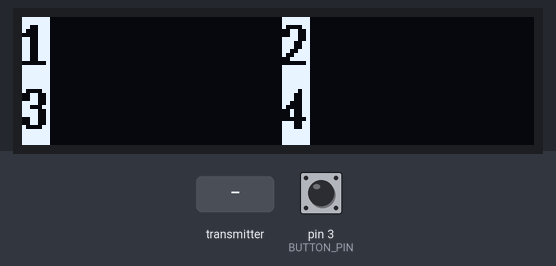
The sketch below on a simulated Arduino Nano, built with avr-gcc and run on an emulated ATmega328P. Shown: 128×32 one-colour display. Inputs (shaded band) come from the test bench; at power-on: pin 3 (BUTTON_PIN) HIGH. No radio packets arrive unless stated.

Above: at 6.3 s.
6.4 s: the transmitter starts sending stat = 0
At 7.0 s:
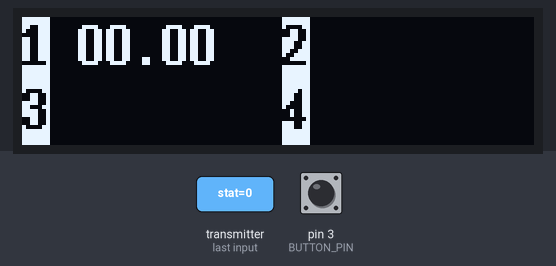
7.9 s: pin 3 (BUTTON_PIN) pulled LOW for 0.15 s
At 8.5 s:
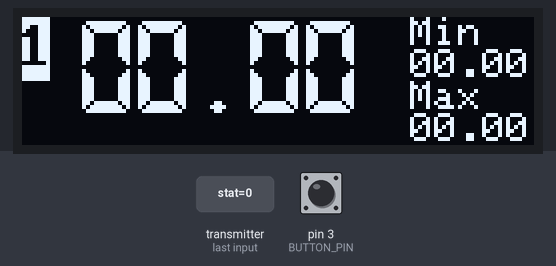
9.5 s: the transmitter starts sending vddValue = 256
At 10.1 s:
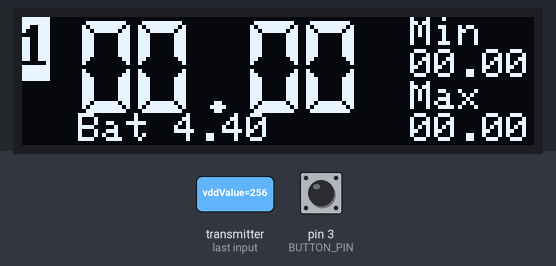
12.5 s: the transmitter starts sending stat = 255
At 13.5 s:
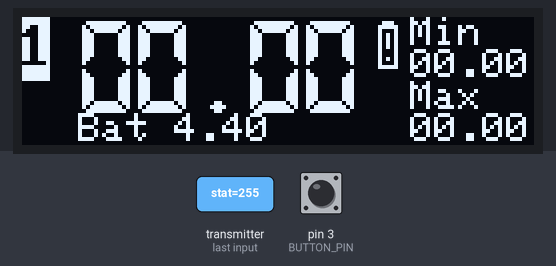
14.1 s: pin 3 (BUTTON_PIN) pulled LOW for 1 s
At 15.3 s:
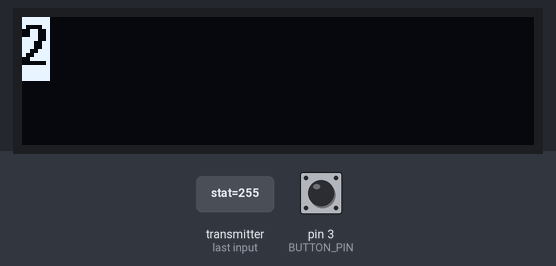
16.6 s: pin 3 (BUTTON_PIN) pulsed LOW 5 times (0.12 s each, 0.3 s apart)
At 17.42 s:
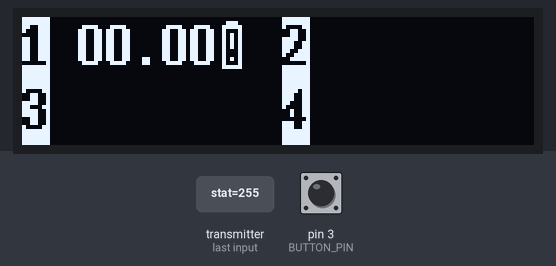
Timing chart, 0 to 19.6 s (numbered marks = the images above; inputs shaded):
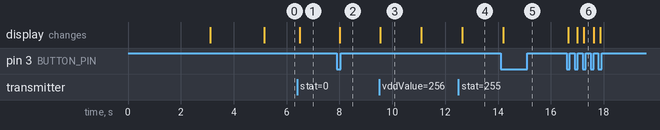

Measured:
- after the input at 6.4 s, the display: changes after 0.10 s (image 1)
- after the input at 7.9 s, the display: changes after 0.11 s (image 2)
- after the input at 9.5 s, the display: changes after 0.05 s (image 3)
- after the input at 12.5 s, the display: changes after 0.15 s (image 4)
- after the input at 14.1 s, the display: changes after 0.10 s (image 5)
- after the input at 16.6 s, the display: first changes after 0.06 s (image 6 shows a later state)
- what the display in image 3 shows lasts 1.5 s, from 9.6 s to 11.1 s

The sketch:

Multi-channel_wireless_voltmeter_display.ino
```cpp
// (licence header left out)
#include <SPI.h>
#include "RF24.h"
#include <Wire.h>                   //for I2C
#include "SSD1306Ascii.h"           //no graphics library for small size
#include "SSD1306AsciiWire.h"
#include "MyFonts.h"                //modified X11fixed7x14B font with low battery chars 126, 127
                                    // and lost signal char 96

/*
 * Options to set
 */
#define LOST_INPUT_TIMEOUT  5000    //in ms
#define NOISE_FILTER true           //reduce jitter in diplayed voltage
#define SHOW_VDD true               //display Vdd in single view?
#define VDD_DISPLAY_DURATION 3000   //ms. Time to display Vdd in single view
#define BUTTON_PIN 3                //input - needs internal pullup
#define LOOP_TIME 100               //ms. How often to poll receiver and update display
#define CHANNELS 4                  //no of voltage channels shown. Limited by 128x32 display
#define HELLO_STR "Voltage monitor "
#define VERSION_STR "0.6"
#define TX_POWER RF24_PA_MIN        //use _MIN, _HIGH or _MAX
const uint8_t RadioChannel = 119;   //0-124. UK Wifi does not use higher channels.

#define STAT_VDD_CRITICAL_bm 1 << 0
#define STAT_VDD_LOW_bm 1 << 1
#define STAT_NOINPUT (uint16_t) 0xFFFF  //means no input yet. Set by receiver
#define FULL_SCALE 32768            //received int, not sender's ADC
#define OVER_RANGE_VAL 32767        //max +ve val
#define NEGATIVE_V_VAL -32768       //max -ve val
int16_t NoiseTolerance = 32;        //one LSB if 10-bit ADC in transmitter
                                    //pipes for each Tx. Addrs can only differ in firstAddrs can
                                    // only differ in first char due to NRF24L01+ limitation
byte addressOfSender[][6] = {"1Sndr", "2Sndr", "3Sndr", "4Sndr", "5Sndr"};
byte addressOfMe[][6]     = {"1Disp", "2Disp", "3Disp", "4Disp", "5Disp"}; //display chan in each pipe
const float VddReference  = 1.1;     //used to calc Vdd = SenderADCfullScale*VddReference/vddValue
const int SenderADCfullScale = 1023; //used to calc Vdd
#define SUMMARY 0                   //display mode that shows all channels. Other modes are channel
                                    //no 1 to CHANNELS which show a single channel
/*
 * Hardware configuration: nRF24L01+ uses SPI pins + the two below
 */
RF24 radio(10, 8);   //CE, CSN
/*
 * OLED setup and screen formats
 */
#define I2C_ADDRESS 0x3C            //OLED: 0X3C+SA0 - 0x3C or 0x3D
SSD1306AsciiWire oled;
#define MAIN_FONT   X11fixed7x14B_with_low_battery
#define SMALL_FONT  Adafruit5x7
#define MEDIUM_NUMBERS_FONT lcdnums14x24
const char LostSignal = 96;     //custome font character nos
const char BatteryEmpty = 126;
const char BatteryLow = 127;
/*
 * text positions on oled: Summary view
 */
const uint8_t  Vcol[] = { 0, 7 * 9 + 2, 0, 7 * 9 + 2} ; //pixels to print fields for each channel
                                                        //7x14 font + 2 pels for 2nd col
const uint8_t  Vrow[] = { 0, 0, 2, 2} ;                 //8 pix units
/*
 * text positions on oled: Single channel view
 */
const uint8_t  MinTextCursor[2]             = {97, 0};  //rows in pixels, cols in 8 pixels units
const uint8_t  MinCursor[2]                 = {97, 1};
const uint8_t  MaxTextCursor[2]             = {97, 2};
const uint8_t  MaxCursor[2]                 = {97, 3};
const uint8_t  VsingleViewCursor[2]         = {14, 0};
const uint8_t  Warning1SingleViewCursor[2]  = {88, 0};
const uint8_t  Warning2SingleViewCursor[2]  = {88, 2};
const uint8_t  VddTextCursor[2]             = {14, 3};

char MinStr[] = "Min";              //strings for oled
char MaxStr[] = "Max";
char VddStr[] = "Bat ";
/*
 * received data packet
 */
struct dataStruct {
  byte stat;                        //status flagsf
  byte mainVersion;                 //of transmitter
  byte subVersion;
  int16_t value;
  uint8_t fullScaleV;               //what 1024 represents
  int16_t valueMin;
  int16_t valueMax;
  int16_t vddValue;                 //not same scale as value, to save doing division on sender
  char unused[1];                   //padding for compatibility
} myData;

//macros
/*
 * prototypes
 */
  void oledStartScreens(void);
  void oledDisplay(byte, uint8_t, int16_t[], int16_t[], int16_t[], int16_t[], int16_t[],
                    uint16_t[], bool[], unsigned long);
  void oledPrintV(int16_t);
  void oledDisplaySummaryBackground(void);
  void oledPrintAt(uint8_t, uint8_t, char *, bool);
  void filterNoise(uint8_t, int16_t[], int16_t[]);
  bool buttonPressed(void);
/*
 **********************************
 */
void setup() {

  pinMode(BUTTON_PIN, INPUT_PULLUP) ;
/*
 * OLED  & SPI
 */
  Wire.begin();
  Wire.setClock(400000L);

  oled.begin(&Adafruit128x32, I2C_ADDRESS);
  oled.setFont(MAIN_FONT);
  oledStartScreens();

  radio.begin();

  if (!radio.RF24::isChipConnected()) {
    delay(4000); //time to read prev text on display
    oled.clear();
    oled.print("Error:no RF module");
    while (true) {                  //halt
    }
  }
  radio.setPALevel(TX_POWER);
  radio.setDataRate(RF24_250KBPS);  //lowest
/*
 * Open a writing and reading pipe on each radio, with opposite addresses
 */
  for (byte i = 0; i <= CHANNELS; ++i) {
    radio.openReadingPipe(i + 1, addressOfMe[i]);
  }
  myData.value = 0;
/*
 *Start the radio listening for data
 */
  radio.setChannel(RadioChannel);
  radio.startListening();
  delay(2000);                      //time to read last text
  oled.clear();
  oledDisplaySummaryBackground();
}
/*
 **********************************
 */
void loop() {
  static byte displayMode = SUMMARY;
  uint8_t pipenum = 0;
  static unsigned long timeOfLastDisplayModeChange = millis(); //to allow view to change over time
  bool lostInput[5] = {false, false, false, false, false};  //lost input. use pipnum as index:
                                                            // index 0 not used
  static int16_t receivedValue[5] = {0, 0, 0, 0, 0};  //use pipnum as index: index 0 not used
  static int16_t minV[5] = {0, 0, 0, 0, 0};
  static int16_t maxV[5] = {0, 0, 0, 0, 0};
  static int16_t vddVal[5] = {1, 1, 1, 1, 1};
  static int16_t displayedValue[5] = {0, 0, 0, 0, 0}; //for noise filter. Use pipnum as index:
                                                      // index 0 not used
                                                      //STAT_NOINPUT means no input yet on that chan
                                                      // use pipnum as index: index 0 not used
  static uint16_t stat[5] = {STAT_NOINPUT, STAT_NOINPUT, STAT_NOINPUT, STAT_NOINPUT, STAT_NOINPUT};
  static unsigned long lastInputTime[5] = {0, 0, 0, 0, 0}; //CPU ms since last input
  int i = 0;

  if (buttonPressed()) {            //loop round modes: 0 to CHANNELS
    displayMode = (displayMode == CHANNELS) ? SUMMARY : displayMode + 1;
    oled.clear();                   //always clear on mode change
    timeOfLastDisplayModeChange = millis();
    if (displayMode == SUMMARY) {   //back to summary
      oledDisplaySummaryBackground();
    }
  }
  if (radio.available()) {
    while (radio.available(&pipenum)) {       // While there is data ready. pipenum - channel 1, 2...
      radio.read( &myData, sizeof(myData) );  // Get packet for each chanel with new data
      receivedValue[pipenum] = myData.value;  //update values for this channel
      minV[pipenum] = myData.valueMin;
      maxV[pipenum] = myData.valueMax;
      vddVal[pipenum] = myData.vddValue;      //not same scale as value
      stat[pipenum] = (uint16_t) myData.stat; //also flags no input yet on this channel
      lastInputTime[pipenum] = millis();
    }

  }
/*
 * check for channels that have not had an update in LOST_INPUT_TIMEOUT ms
 */
  for (i = 1 ; i <= CHANNELS; ++i) {  //lastInputTime is 0 if never had a value
    if (lastInputTime[i] != 0 && (millis() - lastInputTime[i]) > LOST_INPUT_TIMEOUT) {
      lostInput[i] = true;
    }
  }
 /*
  * Always update diaplay. The logic for testing if there was something new or a timeout or Vdd needed
  * blanking in single view was too messy
 */
  oledDisplay(displayMode, pipenum, receivedValue, displayedValue, minV, maxV, vddVal, stat,
              lostInput, timeOfLastDisplayModeChange);
  delay(LOOP_TIME) ;                //don't need to poll furiously
} // Loop
/*
 ************************************ functions
 */
void oledStartScreens(void) {
  oled.clear();
  oled.setInvertMode(true);         //black on whte
  oled.println(F(HELLO_STR));
  oled.setInvertMode(false);        //white on black
  oled.print(F("V:"));
  oled.print(F(VERSION_STR));
  oled.print(F(" Timeout="));
  oled.print(LOST_INPUT_TIMEOUT / 1000);
  oled.write('s');
  delay(3000);                      //allow time to read that
  oled.setCol(0);
  oled.clearToEOL();
  oled.print(F("Radio channel "));
  oled.print(RadioChannel);
}
void oledDisplay(byte displayMode, uint8_t pipenum, int16_t receivedValue[], int16_t displayedValue[],
                 int16_t minV[], int16_t maxV[], int16_t vddVal[], uint16_t stat[], bool lostInput[],
                 unsigned long timeOfLastDisplayModeChange) {
/*
 * print whole display - won't flicker as long as we don't blank a section before overwriting
 */
  char floatStr[6] = "-----" ; //to hold voltage
  float v = 0.0;

  if (displayMode == SUMMARY) {
    for (pipenum = 1; pipenum <= CHANNELS; ++pipenum ) {    //check each channel
      if (stat[pipenum] != STAT_NOINPUT) {                  //if channel is live
        oled.setCol(Vcol[pipenum - 1]);
        oled.setInvertMode(true) ; //print channel number inverted
        oled.setRow(Vrow[pipenum - 1]);
        oled.print(pipenum);   //channel no
        oled.setInvertMode(false) ;
/*
 * stop the voltage dithering between adjacent values
 */
        filterNoise(pipenum, displayedValue, receivedValue);
        oled.print(' ');
        oledPrintV(receivedValue[pipenum]);
        if (stat[pipenum] & STAT_VDD_CRITICAL_bm) {   //Vdd low flag will be on as well in this case,
                                                      // so test Vdd critical first
          oled.print(BatteryEmpty);
        }
        else if (stat[pipenum] & STAT_VDD_LOW_bm) {
          oled.print(BatteryLow);
        }
        else {
          oled.print(' ');  //clear field
        }
        if (lostInput[pipenum]) {     // mark if not had an update in too long
          oled.print(LostSignal);
        }
        else {
          oled.print(' ');            //clear field
        }
      }//if had input
    }//for all channels
  }//if Summary
/*
 * single channel view
 */
 else {
    oled.home();
    oled.setInvertMode(true);
    oled.print(displayMode);        //channel no
    oled.setInvertMode(false);

    if (stat[displayMode] != STAT_NOINPUT) {                  //if channel is live
      filterNoise(pipenum, displayedValue, receivedValue);
      oled.setFont(MEDIUM_NUMBERS_FONT);                      //may have only digita . and -
      oled.setCursor(VsingleViewCursor[0], VsingleViewCursor[1]);
      oledPrintV(receivedValue[displayMode]);
      /*do warnings*/
      oled.setFont(MAIN_FONT);
      oled.setCursor(Warning1SingleViewCursor[0], Warning1SingleViewCursor[1]);
      if (stat[displayMode] & STAT_VDD_CRITICAL_bm) {         //Vdd low flag will be on as well in
                                                              // this case, so test Vdd critical first
        oled.print(BatteryEmpty);
      }
      else if (stat[displayMode] & STAT_VDD_LOW_bm) {
        oled.print(BatteryLow);
      }
      else {
        oled.print(' ');  //clear field
      }
      oled.setCursor(Warning2SingleViewCursor[0], Warning2SingleViewCursor[1]);
      if (lostInput[displayMode]) {                           // mark if not had an update in too long
        oled.print(LostSignal);
      }
      else {
        oled.print(' ');                                      //clear field
      }
      /*print Vdd, min and max */
      oled.setFont(SMALL_FONT);
#if SHOW_VDD
      if ((vddVal[displayMode] != 0)                                              //valid vddVal
          && (((millis() - timeOfLastDisplayModeChange) < VDD_DISPLAY_DURATION)   //a short time
              || (stat[displayMode] & STAT_VDD_CRITICAL_bm)                       //or Vdd critical
              || (stat[displayMode] & STAT_VDD_LOW_bm)                            //or Vdd low
             )
         ) {
        oledPrintAt(VddTextCursor[0], VddTextCursor[1], VddStr, false);
        v = (float) SenderADCfullScale * VddReference / vddVal[displayMode];
        dtostrf(v, 4, 2, floatStr); // format to 4 chars tot, 2 dp:
        oled.print(floatStr);
      }
      else {
        oled.clearField(VddTextCursor[0], VddTextCursor[1], 8); //clear text when no longer displayed
      }
#endif

      oledPrintAt(MinTextCursor[0], MinTextCursor[1], MinStr, false);
      oled.setCursor(MinCursor[0], MinCursor[1]);
      oledPrintV(minV[displayMode]);
      oledPrintAt(MaxTextCursor[0], MaxTextCursor[1], MaxStr, false);
      oled.setCursor(MaxCursor[0], MaxCursor[1]);
      oledPrintV(maxV[displayMode]);
    }//if chan live
    oled.setFont(MAIN_FONT);
  }//else single chan view
}
void oledPrintV(int16_t value) {
/*
 * print value at oled cursor as 5 chars
 */
  char floatStr[6] ;  //to hold print string
  float v = 0.0;

  if (value == OVER_RANGE_VAL) {
    oled.print(F("1----"));
  }
  else if (value == NEGATIVE_V_VAL) {
    oled.print(F("-0.00"));
  }
  else {
    v = (float) value * myData.fullScaleV / FULL_SCALE ;
    dtostrf(v, 5, 2, floatStr);       //eg '12.34' or ' 9.93'
    if (floatStr[0] == ' ') {
      floatStr[0] = '0';              //replace leading space with 0 in case font has no space char
    }
    oled.print(floatStr);
  }
}
void filterNoise(uint8_t pipenum, int16_t displayedValue[], int16_t receivedValue[]) {
/*
 * optionally prevent diplay V dithering between two adjacent values
 */
#if NOISE_FILTER
        if (abs(displayedValue[pipenum] - receivedValue[pipenum]) <= NoiseTolerance) {
          receivedValue[pipenum] = displayedValue[pipenum]; //don't change display
        }
        else {
          displayedValue[pipenum] = receivedValue[pipenum]; //do change and update diaplayedValue
        }
#endif
}
void oledDisplaySummaryBackground(void) {
/*
 * shows channel nos as inverted digits. Exits with invert off
 */
  oled.setInvertMode(true) ;
  for (byte i = 1  ; i <= CHANNELS ; ++i) {  //background = just 1 to 4
    oled.setCursor(Vcol[i - 1], Vrow[i - 1]);
    oled.print(i);          //channel no
  }
  oled.setInvertMode(false) ;
}
void oledPrintAt(uint8_t x, uint8_t y, char * str, bool invtMode) {
/*
 * y is in units of 8 pixels. Exits with invesr mode off
 */
  oled.setCursor(x, y);
  oled.setInvertMode(invtMode);
  oled.print(str);
  oled.setInvertMode(false);
}
bool buttonPressed(void) {
/*
 * Return true if button gone down since last call. Next call returns false even if button still down
 * Debounced by virtue of delay between button sampling
 */
  static bool previousButtonState = HIGH; //HIGH = not pressed
  bool returnValue = false;

  if (digitalRead(BUTTON_PIN) == HIGH) {  //button up
    returnValue = false;
    previousButtonState = HIGH;
  }
  else if (previousButtonState == HIGH) { //button gone from up to down
    returnValue = true;
    previousButtonState = LOW;
  }
  else {
    returnValue = false;
    previousButtonState = LOW;
  }
  return returnValue;
}
```

MyFonts.h
```cpp
// MyFonts.h
// add fonts to SSD1306Ascii library

#ifndef MyFonts_h
	#define MyFonts_h
	#include "X11fixed7x14B_with_low_battery.h"
#endif // MyFonts_h
```

Source omitted: h_low_battery.h (data table, 7794 bytes)
